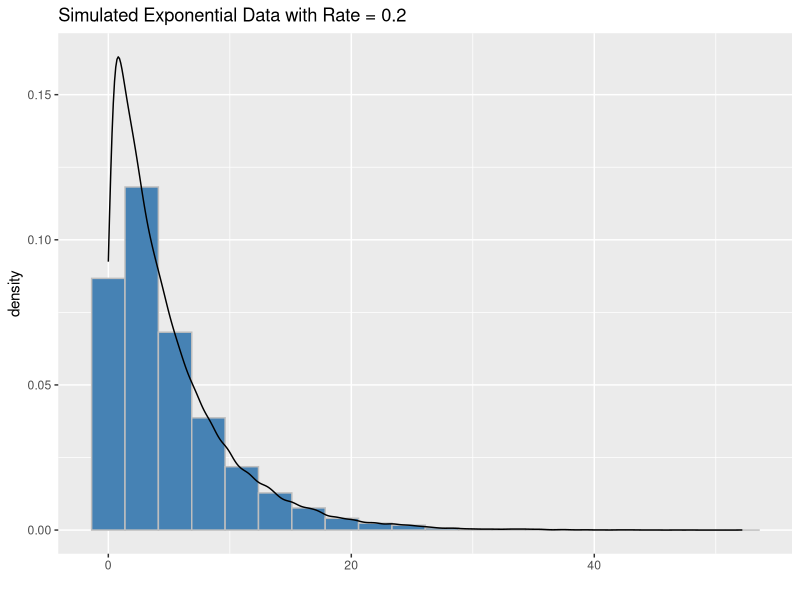
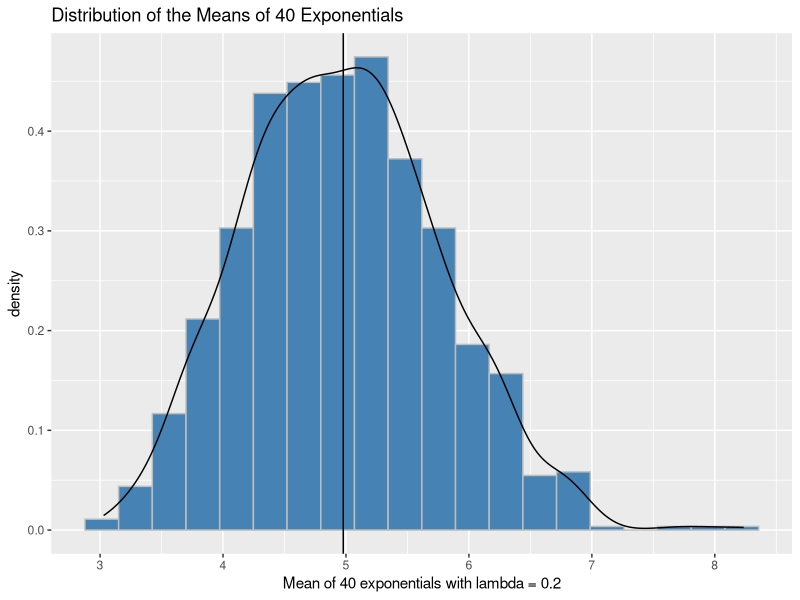
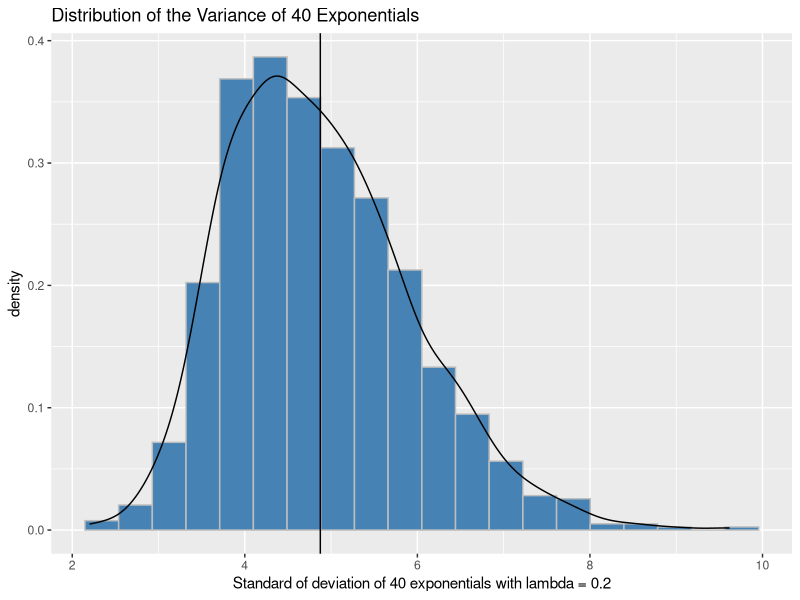
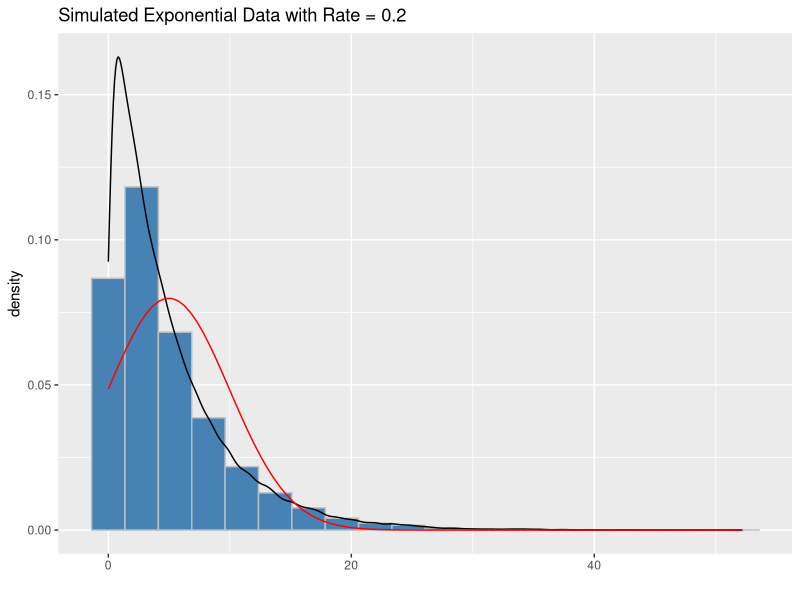
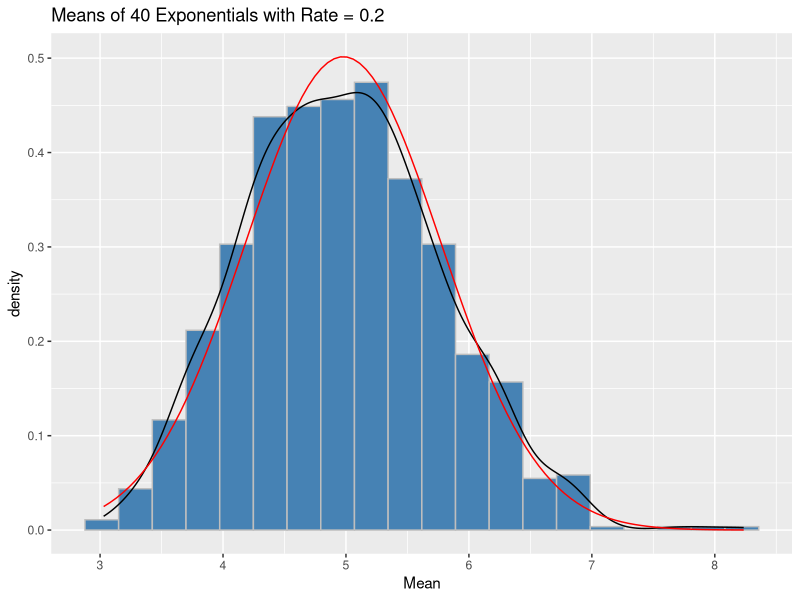
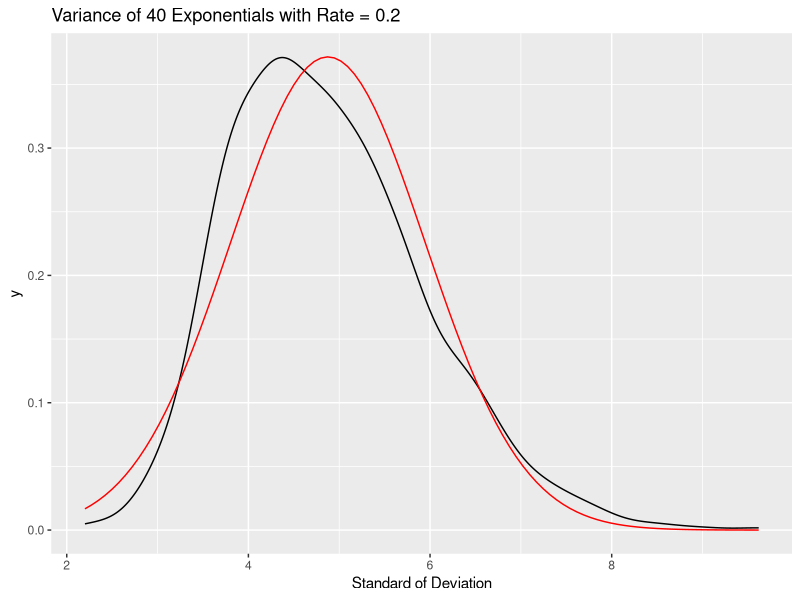

Write the R code that produced these figures, in order.
## ---- chunk 1
knitr::opts_chunk$set(echo = TRUE)
## ---- chunk 2
lambda <- 0.2
sample <- rexp(40*1000, rate = lambda)
samplemat <- matrix(sample, nrow = 1000, ncol = 40)

## ---- chunk 3
library(ggplot2)
ggplot() +
        geom_histogram(aes(sample, y = ..density..), color = "grey",
                       fill = "steelblue", bins = 20)+
        geom_density(aes(sample)) +
        xlab("") +
        ggtitle("Simulated Exponential Data with Rate = 0.2")
## ---- chunk 4
samplemeans <- rowMeans(samplemat)
samplemean <- round(mean(samplemeans), 3)
theorymean <- 1/lambda
ggplot()+
        geom_histogram(aes(samplemeans, y = ..density..), color = "grey", 
                       fill = "steelblue", bins = 20) +
        geom_vline(xintercept = samplemean) +
        xlab("Mean of 40 exponentials with lambda = 0.2")+
        ggtitle("Distribution of the Means of 40 Exponentials") +
        geom_density(aes(samplemeans))

## ---- chunk 5
samplesd <- apply(samplemat, 1, sd)
meansd <- round(mean(samplesd), 3)
theorysd <- 1/lambda
ggplot()+
        geom_histogram(aes(samplesd, y = ..density..), color = "grey", 
                       fill = "steelblue", bins = 20)+
        geom_vline(xintercept = meansd) + 
        geom_density(aes(samplesd))+
        xlab("Standard of deviation of 40 exponentials with lambda = 0.2")+
        ggtitle("Distribution of the Variance of 40 Exponentials")
## ---- chunk 6
ggplot(data.frame(sample), aes(sample)) +
        geom_histogram(aes(sample, y = ..density..), color = "grey", fill = "steelblue", position = "stack", bins = 20)+
        geom_density(aes(sample)) +
        stat_function(fun = dnorm, 
                      args = list(mean = samplemean, sd = sd(sample)), 
                      geom = "line", col = "red") + 
        xlab("") +
        ggtitle("Simulated Exponential Data with Rate = 0.2")
## ---- chunk 7
ggplot(data.frame(samplemeans), aes(samplemeans)) +
        geom_histogram(aes(samplemeans, y = ..density..), color = "grey", fill = "steelblue", position = "stack", bins = 20)+
        geom_density(aes(samplemeans)) +
        stat_function(fun = dnorm, 
                      args = list(mean = samplemean, sd = sd(samplemeans)), 
                      geom = "line", col = "red") + 
        xlab("Mean") +
        ggtitle("Means of 40 Exponentials with Rate = 0.2")
## ---- chunk 8
ggplot(data.frame(samplesd), aes(samplesd)) +
        geom_density(aes(samplesd)) +
        stat_function(fun = dnorm, 
                      args = list(mean = meansd, sd = sd(samplesd)), 
                      geom = "line", col = "red") + 
        xlab("Standard of Deviation") +
        ggtitle("Variance of 40 Exponentials with Rate = 0.2")
